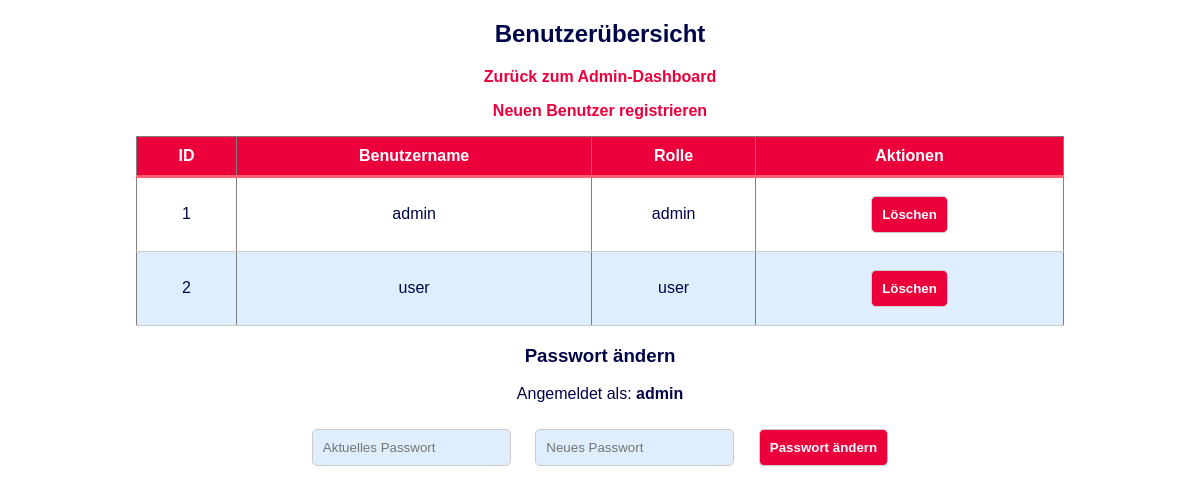
/admin/users (signed in), run on an earlier commit of the app's database.
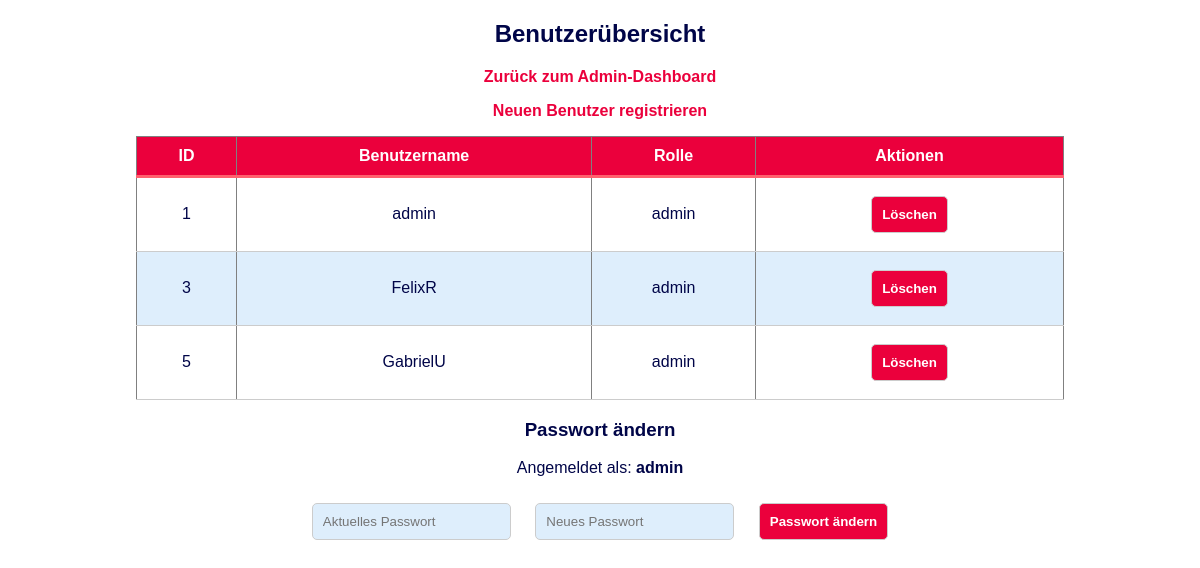
And on a later commit of the database.
### tables this page shows
CREATE TABLE users (
        id INTEGER PRIMARY KEY AUTOINCREMENT,
        username TEXT UNIQUE NOT NULL,
        password TEXT NOT NULL,
        role TEXT NOT NULL
    );

### App.py (the view)
@app.route('/admin/users')
@admin_required
def admin_users():
    conn = get_db_connection()
    cursor = conn.execute("SELECT id, username, role FROM users")
    users = cursor.fetchall()
    conn.close()
    return render_template('admin_users.html', users=users)

### App.py (called while the page is built)
def get_db_connection():
    conn = sqlite3.connect(DB_PATH)
    conn.row_factory = sqlite3.Row
    return conn

def admin_required(f):
    @wraps(f)
    def decorated_function(*args, **kwargs):
        if 'username' not in session or session.get('role') != 'admin':
            flash("Admin Rechte benötigt!")
            return redirect(url_for('login'))
        return f(*args, **kwargs)
    return decorated_function

### templates/admin_users.html (shortened to what this page needs)
<!DOCTYPE html>
<html lang="de">
<head>
    <link rel="stylesheet" href="{{ url_for('static', filename='styles.css') }}">
</head>
<body>
    <h2>Benutzerübersicht</h2>
    <p>
    <a href="{{ url_for('admin_area') }}">Zurück zum Admin-Dashboard</a>
    </p>
    <p>
    <a href="{{ url_for('register_user') }}">Neuen Benutzer registrieren</a>
    </p>
    <table border="1">
        <thead>
            <tr>
                <th>ID</th>
                <th>Benutzername</th>
                <th>Rolle</th>
                <th>Aktionen</th>
            </tr>
        </thead>
        <tbody>
            {% for user in users %}
            <tr>
                <td>{{ user['id'] }}</td>
                <td>{{ user['username'] }}</td>
                <td>{{ user['role'] }}</td>
                <td>
                    <form action="{{ url_for('delete_user', user_id=user['id']) }}" method="post">
                        <button type="submit">Löschen</button>
                    </form>
                </td>
            </tr>
            {% endfor %}
        </tbody>
    </table>
    <h3>Passwort ändern</h3>
    <p>Angemeldet als: <strong>{{ session["username"] }}</strong></p>
<input type="password" id="current_password" placeholder="Aktuelles Passwort">
<input type="password" id="new_password" placeholder="Neues Passwort">
<button onclick="changePassword()">Passwort ändern</button>
</body>
</html>

### static/styles.css (style rules this page uses)
body { font-family: Tahoma, sans-serif; background-color: #ffffff; color: #000548; text-align: center; margin: 20px; }
button { padding: 10px; margin: 10px; border-radius: 5px; border: 1px solid #ccc; background-color: #eb003c; color: white; font-weight: bold; font-family: Tahoma, sans-serif; cursor: pointer; }
input, select, datalist { padding: 10px; margin: 10px; border-radius: 5px; border: 1px solid #ccc; background-color: #deeefc; font-family: Tahoma, sans-serif; }
a { text-decoration: none; color: #eb003c; font-weight: bold; font-family: Tahoma, sans-serif; }
table { width: 80%; margin: auto; border-collapse: collapse; font-family: Tahoma, sans-serif; }
th { background-color: #eb003c; color: white; padding: 10px; border-bottom: 3px solid #ff606e; }
td { padding: 8px; border-bottom: 1px solid #ccc; }
tr:nth-child(even) { background-color: #deeefc; }

What changed in the data, as far as the page shows it:
removed users: id "2", username "user", role "user"
added users: id "3", username "FelixR", role "admin"
added users: id "5", username "GabrielU", role "admin"
